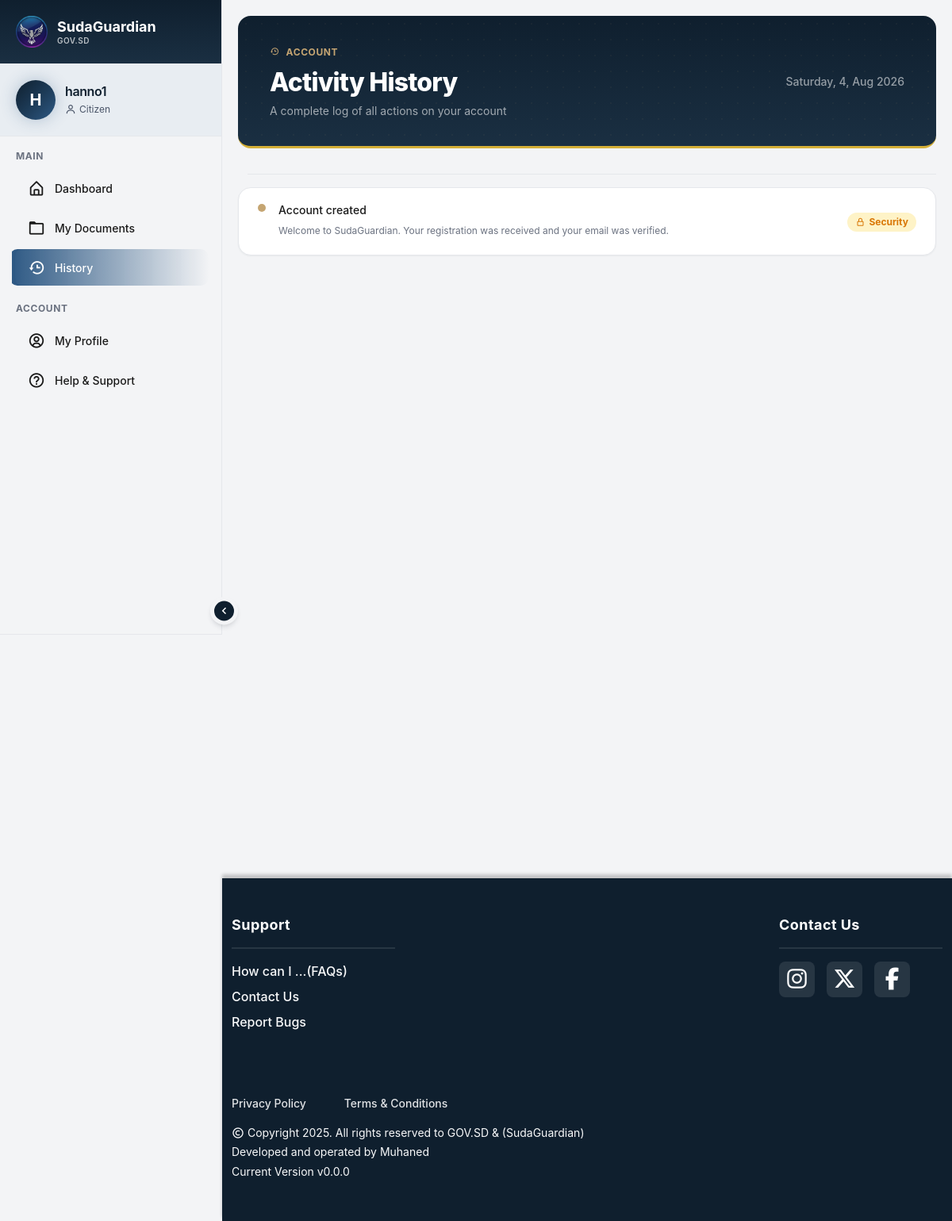
Page /history (signed in) on the earlier database version.
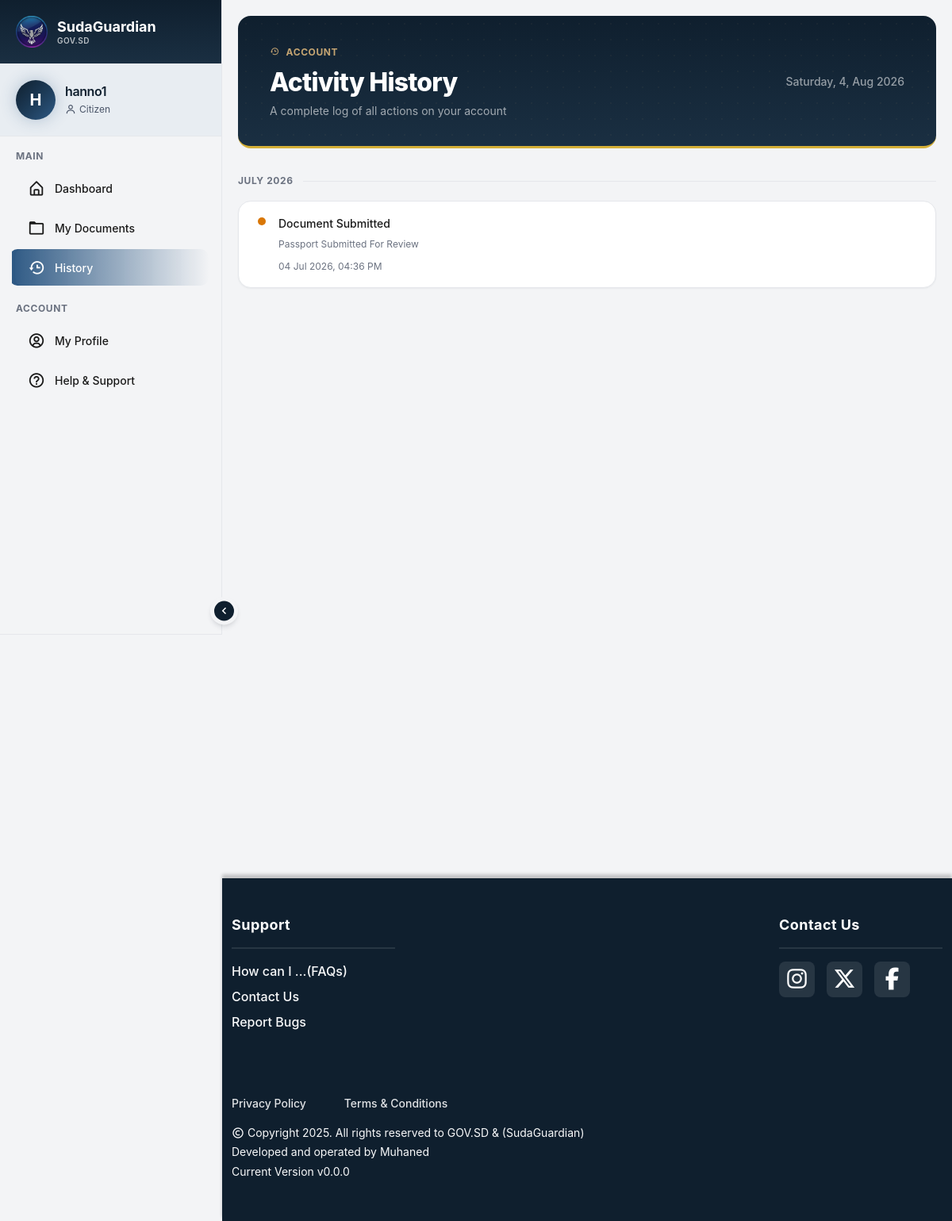
Same page on the later database version.
### tables this page shows
CREATE TABLE history (
            id INTEGER PRIMARY KEY AUTOINCREMENT,
            actor_user_id INTEGER,
            target_user_id INTEGER,
            action TEXT NOT NULL,
            entity_type TEXT NOT NULL,
            entity_id INTEGER,
            status TEXT,
            description TEXT,
            created_at DATETIME NOT NULL
        );

### app.py (the view)
@app.route("/history")
@login_required
def history():
    if current_user.role == "admin":
        rows = HistoryLog.get_all()
    elif current_user.role == "reviewer":
        rows = HistoryLog.get_by_actor(current_user.id)
    else:
        rows = HistoryLog.get_by_user(current_user.id)
    history_events = []
    for row in rows:
        created_at = datetime.strptime(
            row["created_at"].strip(), "%Y-%m-%d %H:%M:%S")
        history_events.append({
            "month": created_at.strftime("%B %Y"),
            "title": format_history_title(row),
            "detail": format_history_description(row),
            "timestamp": created_at.strftime("%d %b %Y, %I:%M %p"),
            "color": history_color(row["status"])
        })
    return render_template("history.html", history=history_events)

### app.py (called while the page is built)
@login_manager.user_loader
def load_user(user_id):
    return User.get_by_id(int(user_id))

### helpers.py (called while the page is built)
def history_color(status):
    if status in ["success", "approved", "verified"]:
        return "green"
    if status in ["pending", "correction_requested"]:
        return "warn"
    if status in ["rejected", "failed", "error"]:
        return "red"
    return "blue"

def format_history_description(row):
    description = row.get("description") if isinstance(row, dict) else None
    if not description:
        return ""
    return description.replace("_", " ").replace("-", " ").title()

### models.py (called while the page is built)
    @staticmethod
    def get_by_user(user_id):
        return db.execute("SELECT * FROM history WHERE actor_user_id = ? OR target_user_id = ? ORDER BY created_at DESC", user_id, user_id)

### templates/history.html (shortened to what this page needs)
{% extends "layout.html" %}
{% block content %}
<div class="history-wrapper">
    <div class="page-header">
        <div class="page-header-inner">
            <div>
                <p class="page-eyebrow">
                    <i class='bx bx-history'></i> Account
                </p>
                <h1 class="page-title">
                    Activity History
                </h1>
                <p class="page-sub">
                    A complete log of all actions on your account
                </p>
            </div>
            <div class="page-header-meta" id="Date"></div>
        </div>
    </div>
    <main class="history-main">
        {% if history %}
            {% for month, events in history | groupby('month') %}
                <div class="history-month-group">
                    <div class="history-month-label">
                        <span>{{ month }}</span>
                    </div>
                    <div class="history-card">
                        {% for event in events %}
                            <div class="activity-item">
                                <div class="activity-dot-col">
                                    <span class="activity-dot {{ event.color }}"></span>
                                </div>
                                <div class="activity-body">
                                    <p class="activity-text">{{ event.title }}</p>
                                    {% if event.detail %}
                                    <p class="activity-detail">{{ event.detail }}</p>
                                    {% endif %}
                                    <span class="activity-time">{{ event.timestamp }}</span>
                                </div>
                            </div>
                        {% endfor %}
                    </div>
                </div>
            {% endfor %}
        {% else %}
                <div class="history-month-group">
                    <div class="history-month-label">
                    </div>
                    <div class="history-card">
                            <div class="activity-item">
                                <div class="activity-dot-col">
                                    <span class="activity-dot gold"></span>
                                </div>
                                <div class="avtivity-body">
                                    <p class="activity-text">Account created</p>
                                    <p class="activity-detail">Welcome to SudaGuardian. Your registration was received and your email was verified.</p>
                                </div>
                                <span class="activity-badge warn">
                                <i class='bx bx-lock-alt'></i> Security
                            </span>
                            </div>
                    </div>
                </div>
        {% endif %}
    </main>
</div>
{% endblock %}

Differences in the rows shown:
added history: title "Document Submitted", detail "Passport Submitted For Review", timestamp "04 Jul 2026, 04:36 PM"
Other differences:
new list line: "JULY 2026"
text no longer shown: "Account created Welcome to SudaGuardian. Your registration was received and your email was verified. Security"
